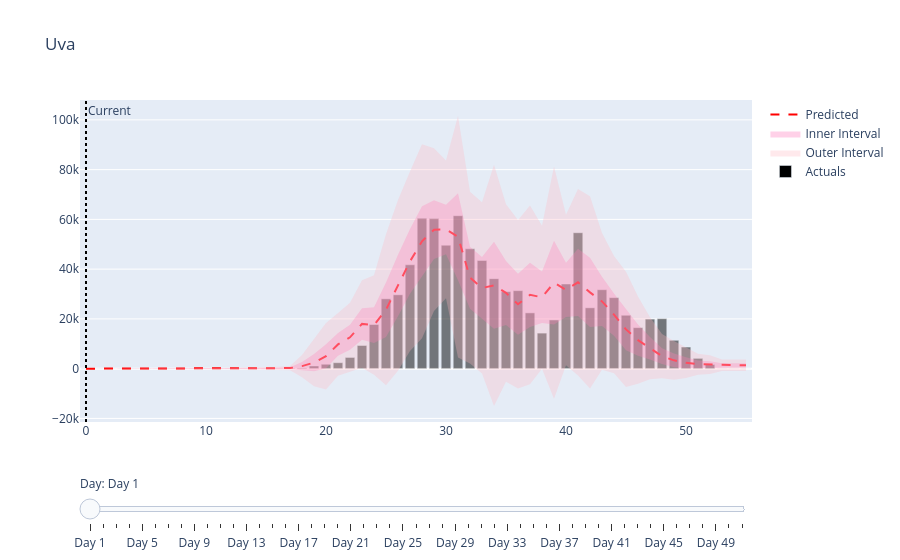

Notebook source saved alongside this figure:
### Code cell
fig = graphs.this_season_CI_graph(final_preds[idx],szn_act[idx],'Uva')
fig.show()

### Figure 1 — Plotly figure (JSON) as saved in the notebook; plotly's stock layout.template omitted (floating-point values rounded to 4 significant figures; data arrays with more than 128 entries replaced by an {"elided": "..."} marker saying what was removed)
{"data": [{"line": {"color": "red", "dash": "dash"}, "mode": "lines", "name": "Predicted", "type": "scatter", "x": [0, 1, 2, 3, 4, 5, 6, 7, 8, 9, 10, 11, 12, 13, 14, 15, 16, 17, 18, 19, 20, 21, 22, 23, 24, 25, 26, 27, 28, 29, 30, 31, 32, 33, 34, 35, 36, 37, 38, 39, 40, 41, 42, 43, 44, 45, 46, 47, 48, 49, 50, 51, 52, 53, 54, 55], "y": [0.0, 0.0, 0.0, 0.0, 0.0, 0.0, 0.0, 0.0, 0.0, 22.24, 24.35, 49.94, 57.52, 67.18, 78.88, 93.25, 131.9, 225.8, 1017.0, 2436.0, 5013.0, 9741.0, 12610.0, 17990.0, 17510.0, 23700.0, 33450.0, 43130.0, 51210.0, 55870.0, 55960.0, 53010.0, 36580.0, 32430.0, 33500.0, 30450.0, 25880.0, 29660.0, 28680.0, 34560.0, 31640.0, 34720.0, 30660.0, 27030.0, 21730.0, 15780.0, 11470.0, 8195.0, 5043.0, 3342.0, 2330.0, 1777.0, 1636.0, 1342.0, 1344.0, 1345.0]}, {"fill": "toself", "fillcolor": "rgba(255, 105, 180, 0.3)", "hoverinfo": "skip", "line": {"color": "rgba(255, 105, 180, 0)"}, "name": "Inner Interval", "showlegend": true, "type": "scatter", "x": [0, 1, 2, 3, 4, 5, 6, 7, 8, 9, 10, 11, 12, 13, 14, 15, 16, 17, 18, 19, 20, 21, 22, 23, 24, 25, 26, 27, 28, 29, 30, 31, 32, 33, 34, 35, 36, 37, 38, 39, 40, 41, 42, 43, 44, 45, 46, 47, 48, 49, 50, 51, 52, 53, 54, 55, 55, 54, 53, 52, 51, 50, 49, 48, 47, 46, 45, 44, 43, 42, 41, 40, 39, 38, 37, 36, 35, 34, 33, 32, 31, 30, 29, 28, 27, 26, 25, 24, 23, 22, 21, 20, 19, 18, 17, 16, 15, 14, 13, 12, 11, 10, 9, 8, 7, 6, 5, 4, 3, 2, 1, 0], "y": [0.0, 0.0, 0.0, 0.0, 0.0, 0.0, 0.0, 0.0, 0.0, 62.34, 68.24, 140.0, 161.2, 188.3, 221.1, 261.3, 369.6, 536.9, 2632.0, 5865.0, 9840.0, 14290.0, 17620.0, 24330.0, 24720.0, 34650.0, 45820.0, 56130.0, 65260.0, 67660.0, 65930.0, 70500.0, 49030.0, 44840.0, 50970.0, 43320.0, 38100.0, 42610.0, 39040.0, 51380.0, 42550.0, 48230.0, 44580.0, 36940.0, 30220.0, 24120.0, 17800.0, 12680.0, 8248.0, 6140.0, 4538.0, 3314.0, 3001.0, 2174.0, 2176.0, 2180.0, 509.9, 511.9, 511.0, 270.5, 240.5, 122.2, 545.0, 1838.0, 3708.0, 5141.0, 7437.0, 13250.0, 17130.0, 16740.0, 21210.0, 20740.0, 17730.0, 18320.0, 16710.0, 13660.0, 17590.0, 16020.0, 20030.0, 24130.0, 35520.0, 45980.0, 44070.0, 37160.0, 30120.0, 21080.0, 12750.0, 10310.0, 11640.0, 7597.0, 5189.0, 186.1, -993.4, -597.7, -85.24, -105.9, -74.86, -63.32, -53.93, -46.18, -40.09, -19.55, -17.86, 0.0, 0.0, 0.0, 0.0, 0.0, 0.0, 0.0, 0.0, 0.0]}, {"fill": "toself", "fillcolor": "rgba(255, 182, 193, 0.3)", "hoverinfo": "skip", "line": {"color": "rgba(255, 182, 193, 0)"}, "name": "Outer Interval", "showlegend": true, "type": "scatter", "x": [0, 1, 2, 3, 4, 5, 6, 7, 8, 9, 10, 11, 12, 13, 14, 15, 16, 17, 18, 19, 20, 21, 22, 23, 24, 25, 26, 27, 28, 29, 30, 31, 32, 33, 34, 35, 36, 37, 38, 39, 40, 41, 42, 43, 44, 45, 46, 47, 48, 49, 50, 51, 52, 53, 54, 55, 55, 54, 53, 52, 51, 50, 49, 48, 47, 46, 45, 44, 43, 42, 41, 40, 39, 38, 37, 36, 35, 34, 33, 32, 31, 30, 29, 28, 27, 26, 25, 24, 23, 22, 21, 20, 19, 18, 17, 16, 15, 14, 13, 12, 11, 10, 9, 8, 7, 6, 5, 4, 3, 2, 1, 0], "y": [0.0, 0.0, 0.0, 0.0, 0.0, 0.0, 0.0, 0.0, 0.0, 133.5, 146.1, 299.7, 345.1, 403.1, 473.3, 559.5, 791.1, 1089.0, 5495.0, 11950.0, 18400.0, 22370.0, 26500.0, 35580.0, 37510.0, 54060.0, 67750.0, 79200.0, 90180.0, 88580.0, 83620.0, 101500.0, 71110.0, 66840.0, 81970.0, 66130.0, 59780.0, 65580.0, 57400.0, 81230.0, 61890.0, 72180.0, 69270.0, 54500.0, 45270.0, 38910.0, 29020.0, 20640.0, 13930.0, 11100.0, 8454.0, 6039.0, 5421.0, 3648.0, 3652.0, 3661.0, -970.9, -963.7, -963.5, -2150.0, -2485.0, -3794.0, -4416.0, -3845.0, -4250.0, -6083.0, -7353.0, -1805.0, -433.8, -7955.0, -2750.0, 1398.0, -12120.0, -41.99, -6264.0, -8023.0, -5221.0, -14970.0, -1976.0, 2045.0, 4505.0, 28300.0, 23150.0, 12240.0, 7061.0, -849.3, -6658.0, -2478.0, 392.5, -1288.0, -2884.0, -8375.0, -7075.0, -3461.0, -636.9, -527.4, -373.0, -315.5, -268.7, -230.1, -199.8, -97.39, -88.97, 0.0, 0.0, 0.0, 0.0, 0.0, 0.0, 0.0, 0.0, 0.0]}, {"marker": {"color": "black"}, "opacity": 0.5, "showlegend": false, "type": "bar", "x": [1, 2, 3, 4, 5, 6, 7, 8, 9, 10, 11, 12, 13, 14, 15, 16, 17, 18, 19, 20, 21, 22, 23, 24, 25, 26, 27, 28, 29, 30, 31, 32, 33, 34, 35, 36, 37, 38, 39, 40, 41, 42, 43, 44, 45, 46, 47, 48, 49, 50, 51, 52, 53, 54, 55], "y": [0, 0, 0, 0, 0, 0, 0, 0, 0, 0, 0, 0, 0, 0, 0, 65, 169, 284, 1078, 1777, 2394, 4514, 9316, 17747, 28080, 29683, 41742, 60482, 60313, 49631, 61476, 48168, 43481, 36175, 30947, 31354, 22423, 14294, 19578, 34025, 54645, 24457, 31725, 28543, 21467, 16482, 19932, 20102, 11408, 8693, 4146, 1665, 0, 0, 0, 0, 0, 0, 0, 0, 0, 0, 0, 0, 0, 0, 0, 0, 0, 0]}, {"marker": {"color": "black"}, "name": "Actuals", "type": "bar", "x": [0], "y": [0]}], "layout": {"annotations": [{"showarrow": false, "text": "Current", "x": 0, "xanchor": "left", "xref": "x", "y": 1, "yanchor": "top", "yref": "y domain"}], "shapes": [{"line": {"color": "black", "dash": "dot", "width": 2}, "type": "line", "x0": 0, "x1": 0, "xref": "x", "y0": 0, "y1": 1, "yref": "y domain"}], "sliders": [{"active": 0, "currentvalue": {"prefix": "Day: "}, "pad": {"t": 50}, "steps": [{"args": [{"x": {"elided": "5 rows, 336 int values in total"}, "y": {"elided": "5 rows, 351 float values in total"}}, {"shapes[0].x0": 0, "shapes[0].x1": 0}], "label": "Day 1", "method": "update"}, {"args": [{"x": {"elided": "5 rows, 336 int values in total"}, "y": {"elided": "5 rows, 351 float values in total"}}, {"shapes[0].x0": 1, "shapes[0].x1": 1}], "label": "Day 2", "method": "update"}, {"args": [{"x": {"elided": "5 rows, 336 int values in total"}, "y": {"elided": "5 rows, 351 float values in total"}}, {"shapes[0].x0": 2, "shapes[0].x1": 2}], "label": "Day 3", "method": "update"}, {"args": [{"x": {"elided": "5 rows, 336 int values in total"}, "y": {"elided": "5 rows, 351 float values in total"}}, {"shapes[0].x0": 3, "shapes[0].x1": 3}], "label": "Day 4", "method": "update"}, {"args": [{"x": {"elided": "5 rows, 336 int values in total"}, "y": {"elided": "5 rows, 351 float values in total"}}, {"shapes[0].x0": 4, "shapes[0].x1": 4}], "label": "Day 5", "method": "update"}, {"args": [{"x": {"elided": "5 rows, 336 int values in total"}, "y": {"elided": "5 rows, 351 float values in total"}}, {"shapes[0].x0": 5, "shapes[0].x1": 5}], "label": "Day 6", "method": "update"}, {"args": [{"x": {"elided": "5 rows, 336 int values in total"}, "y": {"elided": "5 rows, 351 float values in total"}}, {"shapes[0].x0": 6, "shapes[0].x1": 6}], "label": "Day 7", "method": "update"}, {"args": [{"x": {"elided": "5 rows, 336 int values in total"}, "y": {"elided": "5 rows, 351 float values in total"}}, {"shapes[0].x0": 7, "shapes[0].x1": 7}], "label": "Day 8", "method": "update"}, {"args": [{"x": {"elided": "5 rows, 336 int values in total"}, "y": {"elided": "5 rows, 351 float values in total"}}, {"shapes[0].x0": 8, "shapes[0].x1": 8}], "label": "Day 9", "method": "update"}, {"args": [{"x": {"elided": "5 rows, 336 int values in total"}, "y": {"elided": "5 rows, 351 float values in total"}}, {"shapes[0].x0": 9, "shapes[0].x1": 9}], "label": "Day 10", "method": "update"}, {"args": [{"x": {"elided": "5 rows, 336 int values in total"}, "y": {"elided": "5 rows, 351 float values in total"}}, {"shapes[0].x0": 10, "shapes[0].x1": 10}], "label": "Day 11", "method": "update"}, {"args": [{"x": {"elided": "5 rows, 336 int values in total"}, "y": {"elided": "5 rows, 351 float values in total"}}, {"shapes[0].x0": 11, "shapes[0].x1": 11}], "label": "Day 12", "method": "update"}, {"args": [{"x": {"elided": "5 rows, 336 int values in total"}, "y": {"elided": "5 rows, 351 float values in total"}}, {"shapes[0].x0": 12, "shapes[0].x1": 12}], "label": "Day 13", "method": "update"}, {"args": [{"x": {"elided": "5 rows, 336 int values in total"}, "y": {"elided": "5 rows, 351 float values in total"}}, {"shapes[0].x0": 13, "shapes[0].x1": 13}], "label": "Day 14", "method": "update"}, {"args": [{"x": {"elided": "5 rows, 336 int values in total"}, "y": {"elided": "5 rows, 351 float values in total"}}, {"shapes[0].x0": 14, "shapes[0].x1": 14}], "label": "Day 15", "method": "update"}, {"args": [{"x": {"elided": "5 rows, 336 int values in total"}, "y": {"elided": "5 rows, 351 float values in total"}}, {"shapes[0].x0": 15, "shapes[0].x1": 15}], "label": "Day 16", "method": "update"}, {"args": [{"x": {"elided": "5 rows, 336 int values in total"}, "y": {"elided": "5 rows, 351 float values in total"}}, {"shapes[0].x0": 16, "shapes[0].x1": 16}], "label": "Day 17", "method": "update"}, {"args": [{"x": {"elided": "5 rows, 336 int values in total"}, "y": {"elided": "5 rows, 351 float values in total"}}, {"shapes[0].x0": 17, "shapes[0].x1": 17}], "label": "Day 18", "method": "update"}, {"args": [{"x": {"elided": "5 rows, 336 int values in total"}, "y": {"elided": "5 rows, 351 float values in total"}}, {"shapes[0].x0": 18, "shapes[0].x1": 18}], "label": "Day 19", "method": "update"}, {"args": [{"x": {"elided": "5 rows, 336 int values in total"}, "y": {"elided": "5 rows, 351 float values in total"}}, {"shapes[0].x0": 19, "shapes[0].x1": 19}], "label": "Day 20", "method": "update"}, {"args": [{"x": {"elided": "5 rows, 336 int values in total"}, "y": {"elided": "5 rows, 351 float values in total"}}, {"shapes[0].x0": 20, "shapes[0].x1": 20}], "label": "Day 21", "method": "update"}, {"args": [{"x": {"elided": "5 rows, 336 int values in total"}, "y": {"elided": "5 rows, 351 float values in total"}}, {"shapes[0].x0": 21, "shapes[0].x1": 21}], "label": "Day 22", "method": "update"}, {"args": [{"x": {"elided": "5 rows, 336 int values in total"}, "y": {"elided": "5 rows, 351 float values in total"}}, {"shapes[0].x0": 22, "shapes[0].x1": 22}], "label": "Day 23", "method": "update"}, {"args": [{"x": {"elided": "5 rows, 336 int values in total"}, "y": {"elided": "5 rows, 351 float values in total"}}, {"shapes[0].x0": 23, "shapes[0].x1": 23}], "label": "Day 24", "method": "update"}, {"args": [{"x": {"elided": "5 rows, 336 int values in total"}, "y": {"elided": "5 rows, 351 float values in total"}}, {"shapes[0].x0": 24, "shapes[0].x1": 24}], "label": "Day 25", "method": "update"}, {"args": [{"x": {"elided": "5 rows, 336 int values in total"}, "y": {"elided": "5 rows, 351 float values in total"}}, {"shapes[0].x0": 25, "shapes[0].x1": 25}], "label": "Day 26", "method": "update"}, {"args": [{"x": {"elided": "5 rows, 336 int values in total"}, "y": {"elided": "5 rows, 351 float values in total"}}, {"shapes[0].x0": 26, "shapes[0].x1": 26}], "label": "Day 27", "method": "update"}, {"args": [{"x": {"elided": "5 rows, 336 int values in total"}, "y": {"elided": "5 rows, 351 float values in total"}}, {"shapes[0].x0": 27, "shapes[0].x1": 27}], "label": "Day 28", "method": "update"}, {"args": [{"x": {"elided": "5 rows, 336 int values in total"}, "y": {"elided": "5 rows, 351 float values in total"}}, {"shapes[0].x0": 28, "shapes[0].x1": 28}], "label": "Day 29", "method": "update"}, {"args": [{"x": {"elided": "5 rows, 336 int values in total"}, "y": {"elided": "5 rows, 351 float values in total"}}, {"shapes[0].x0": 29, "shapes[0].x1": 29}], "label": "Day 30", "method": "update"}, {"args": [{"x": {"elided": "5 rows, 336 int values in total"}, "y": {"elided": "5 rows, 351 float values in total"}}, {"shapes[0].x0": 30, "shapes[0].x1": 30}], "label": "Day 31", "method": "update"}, {"args": [{"x": {"elided": "5 rows, 336 int values in total"}, "y": {"elided": "5 rows, 351 float values in total"}}, {"shapes[0].x0": 31, "shapes[0].x1": 31}], "label": "Day 32", "method": "update"}, {"args": [{"x": {"elided": "5 rows, 336 int values in total"}, "y": {"elided": "5 rows, 351 float values in total"}}, {"shapes[0].x0": 32, "shapes[0].x1": 32}], "label": "Day 33", "method": "update"}, {"args": [{"x": {"elided": "5 rows, 336 int values in total"}, "y": {"elided": "5 rows, 351 float values in total"}}, {"shapes[0].x0": 33, "shapes[0].x1": 33}], "label": "Day 34", "method": "update"}, {"args": [{"x": {"elided": "5 rows, 336 int values in total"}, "y": {"elided": "5 rows, 351 float values in total"}}, {"shapes[0].x0": 34, "shapes[0].x1": 34}], "label": "Day 35", "method": "update"}, {"args": [{"x": {"elided": "5 rows, 336 int values in total"}, "y": {"elided": "5 rows, 351 float values in total"}}, {"shapes[0].x0": 35, "shapes[0].x1": 35}], "label": "Day 36", "method": "update"}, {"args": [{"x": {"elided": "5 rows, 336 int values in total"}, "y": {"elided": "5 rows, 351 float values in total"}}, {"shapes[0].x0": 36, "shapes[0].x1": 36}], "label": "Day 37", "method": "update"}, {"args": [{"x": {"elided": "5 rows, 336 int values in total"}, "y": {"elided": "5 rows, 351 float values in total"}}, {"shapes[0].x0": 37, "shapes[0].x1": 37}], "label": "Day 38", "method": "update"}, {"args": [{"x": {"elided": "5 rows, 336 int values in total"}, "y": {"elided": "5 rows, 351 float values in total"}}, {"shapes[0].x0": 38, "shapes[0].x1": 38}], "label": "Day 39", "method": "update"}, {"args": [{"x": {"elided": "5 rows, 336 int values in total"}, "y": {"elided": "5 rows, 351 float values in total"}}, {"shapes[0].x0": 39, "shapes[0].x1": 39}], "label": "Day 40", "method": "update"}, {"args": [{"x": {"elided": "5 rows, 336 int values in total"}, "y": {"elided": "5 rows, 351 float values in total"}}, {"shapes[0].x0": 40, "shapes[0].x1": 40}], "label": "Day 41", "method": "update"}, {"args": [{"x": {"elided": "5 rows, 336 int values in total"}, "y": {"elided": "5 rows, 351 float values in total"}}, {"shapes[0].x0": 41, "shapes[0].x1": 41}], "label": "Day 42", "method": "update"}, {"args": [{"x": {"elided": "5 rows, 336 int values in total"}, "y": {"elided": "5 rows, 351 float values in total"}}, {"shapes[0].x0": 42, "shapes[0].x1": 42}], "label": "Day 43", "method": "update"}, {"args": [{"x": {"elided": "5 rows, 336 int values in total"}, "y": {"elided": "5 rows, 351 float values in total"}}, {"shapes[0].x0": 43, "shapes[0].x1": 43}], "label": "Day 44", "method": "update"}, {"args": [{"x": {"elided": "5 rows, 336 int values in total"}, "y": {"elided": "5 rows, 351 float values in total"}}, {"shapes[0].x0": 44, "shapes[0].x1": 44}], "label": "Day 45", "method": "update"}, {"args": [{"x": {"elided": "5 rows, 336 int values in total"}, "y": {"elided": "5 rows, 351 float values in total"}}, {"shapes[0].x0": 45, "shapes[0].x1": 45}], "label": "Day 46", "method": "update"}, {"args": [{"x": {"elided": "5 rows, 336 int values in total"}, "y": {"elided": "5 rows, 351 float values in total"}}, {"shapes[0].x0": 46, "shapes[0].x1": 46}], "label": "Day 47", "method": "update"}, {"args": [{"x": {"elided": "5 rows, 336 int values in total"}, "y": {"elided": "5 rows, 351 float values in total"}}, {"shapes[0].x0": 47, "shapes[0].x1": 47}], "label": "Day 48", "method": "update"}, {"args": [{"x": {"elided": "5 rows, 336 int values in total"}, "y": {"elided": "5 rows, 351 float values in total"}}, {"shapes[0].x0": 48, "shapes[0].x1": 48}], "label": "Day 49", "method": "update"}, {"args": [{"x": {"elided": "5 rows, 336 int values in total"}, "y": {"elided": "5 rows, 351 float values in total"}}, {"shapes[0].x0": 49, "shapes[0].x1": 49}], "label": "Day 50", "method": "update"}, {"args": [{"x": {"elided": "5 rows, 336 int values in total"}, "y": {"elided": "5 rows, 351 float values in total"}}, {"shapes[0].x0": 50, "shapes[0].x1": 50}], "label": "Day 51", "method": "update"}]}], "title": {"text": "Uva"}}}
